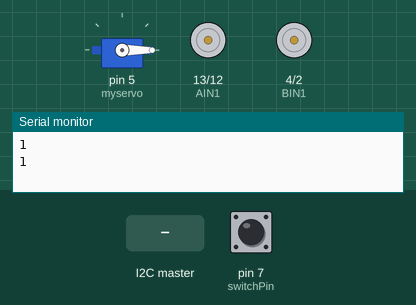
Recording of a sketch running on a simulated Arduino Uno, built with avr-gcc and run on an emulated ATmega328P. On the bench: servo, motor-driver pin pairs drawn as motors (green arrow = first pin HIGH = forward, orange = second pin HIGH = backward, longer = more drive, scaled by the enable pin), the last lines printed to the serial monitor. The test bench sets the inputs (shaded band); at power-on: pin 7 (switchPin) HIGH.

Above: at 1.2 s.
1.3 s: the I2C master sends the byte 1
At 2.8 s:
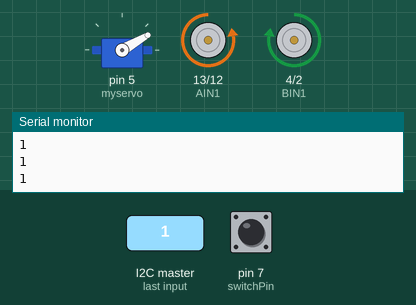
At 4.8 s:
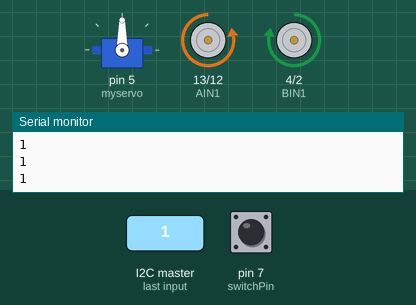
5.4 s: the I2C master sends the byte 0
At 6.4 s:
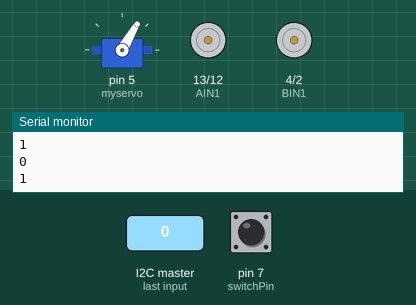
Timing chart, 0 to 8.4 s (numbered marks = the images above; inputs shaded):
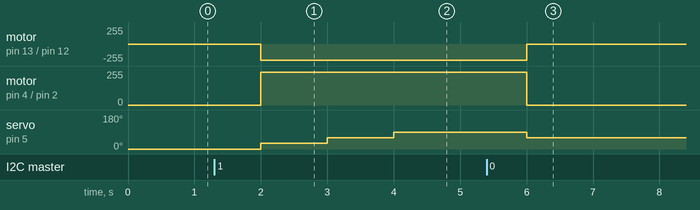

Measured:
- after the input at 1.3 s, motor on pin 13 (AIN1) / pin 12 (AIN2): stopped → backward 244/255 after 0.70 s; motor on pin 4 (BIN1) / pin 2 (BIN2): stopped → forward 244/255 after 0.70 s; servo on pin 5 (myservo): 0° → 30° after 0.70 s, → 60° 1.0 s later, → 90° 1.0 s later
- after the input at 5.4 s, motor on pin 13 (AIN1) / pin 12 (AIN2): backward 244/255 → stopped after 0.60 s; motor on pin 4 (BIN1) / pin 2 (BIN2): forward 244/255 → stopped after 0.60 s; servo on pin 5 (myservo): 90° → 60° after 0.60 s

The sketch:

actuator_slave2.ino
```cpp
#include <Servo.h>    // Instead of directly changing the PWM value,
                     // we'll use Servo library
Servo myservo;
#include <Wire.h>
//the right motor will be controlled by the motor A pins on the motor driver
const int AIN1 = 13;  //control pin 1 on the motor driver for the right motor
const int AIN2 = 12;  //control pin 2 on the motor driver for the right motor
const int PWMA = 11;  //speed control pin on the motor driver for the right motor

//the left motor will be controlled by the motor B pins on the motor driver
const int PWMB = 3;  //speed control pin on the motor driver for the left motor
const int BIN2 = 2;   //control pin 2 on the motor driver for the left motor
const int BIN1 = 4;   //control pin 1 on the motor driver for the left motor

int switchPin = 7;  //switch to turn the robot on and off
int start_flag = 0;

int angle = 0;
bool turned = false;

void setup() {
  // put your setup code here, to run once:
  pinMode(switchPin, INPUT_PULLUP);  //set this as a pullup to sense whether the switch is flipped

  //set the motor control pins as outputs
  pinMode(AIN1, OUTPUT);
  pinMode(AIN2, OUTPUT);
  pinMode(PWMA, OUTPUT);

  pinMode(BIN1, OUTPUT);
  pinMode(BIN2, OUTPUT);
  pinMode(PWMB, OUTPUT);

  myservo.attach(5);
  Wire.begin(7);
  Wire.onReceive(receiveEvent);

  Serial.begin(9600);
}
void receiveEvent(int bytes) {
  start_flag = Wire.read();    // read one character from the I2C
  Serial.println(start_flag);
}

void loop() {
  // put your main code here, to run repeatedly:
  Serial.println(digitalRead(7));
  if (turned && angle > 0) {
    angle -= 30;
  }
  if (angle < 0) {
    angle = 0;
  }

  turned = false;
  if (start_flag == 1) {
    // if (incAngle && angle > 6) {
    //   angle = 6;
    //   incAngle = false;
    // } else if (incAngle) {
    //   angle += 1;
    // } else if (angle < 0) {
    //   angle = 0;
    //   incAngle = true;
    // } else {
    //   angle -= 1;
    // }

    if (turned == false) {
      if ( angle < 90) {
        angle += 30;
      }
       if (angle >= 90) {
         angle = 90;
         turned = true;
       }
    }
    rightMotor(-500);
    leftMotor(500);
  } else {
    rightMotor(0);  //turn the right motor off
    leftMotor(0);
  }
  myservo.write(angle);
  delay(1000);
}

void rotateBase() {

}

void rightMotor(int motorSpeed)  //function for driving the right motor
{
  if (motorSpeed > 0)  //if the motor should drive forward (positive speed)
  {
    digitalWrite(AIN1, HIGH);  //set pin 1 to high
    digitalWrite(AIN2, LOW);   //set pin 2 to low
  } else if (motorSpeed < 0)   //if the motor should drive backward (negative speed)
  {
    digitalWrite(AIN1, LOW);   //set pin 1 to low
    digitalWrite(AIN2, HIGH);  //set pin 2 to high
  } else                       //if the motor should stop
  {
    digitalWrite(AIN1, LOW);  //set pin 1 to low
    digitalWrite(AIN2, LOW);  //set pin 2 to low
  }
  analogWrite(PWMA, abs(motorSpeed));  //now that the motor direction is set, drive it at the entered speed
}

/********************************************************************************/
void leftMotor(int motorSpeed)  //function for driving the left motor
{
  if (motorSpeed > 0)  //if the motor should drive forward (positive speed)
  {
    digitalWrite(BIN1, HIGH);  //set pin 1 to high
    digitalWrite(BIN2, LOW);   //set pin 2 to low
  } else if (motorSpeed < 0)   //if the motor should drive backward (negative speed)
  {
    digitalWrite(BIN1, LOW);   //set pin 1 to low
    digitalWrite(BIN2, HIGH);  //set pin 2 to high
  } else                       //if the motor should stop
  {
    digitalWrite(BIN1, LOW);  //set pin 1 to low
    digitalWrite(BIN2, LOW);  //set pin 2 to low
  }
  analogWrite(PWMB, abs(motorSpeed));  //now that the motor direction is set, drive it at the entered speed
}
```
